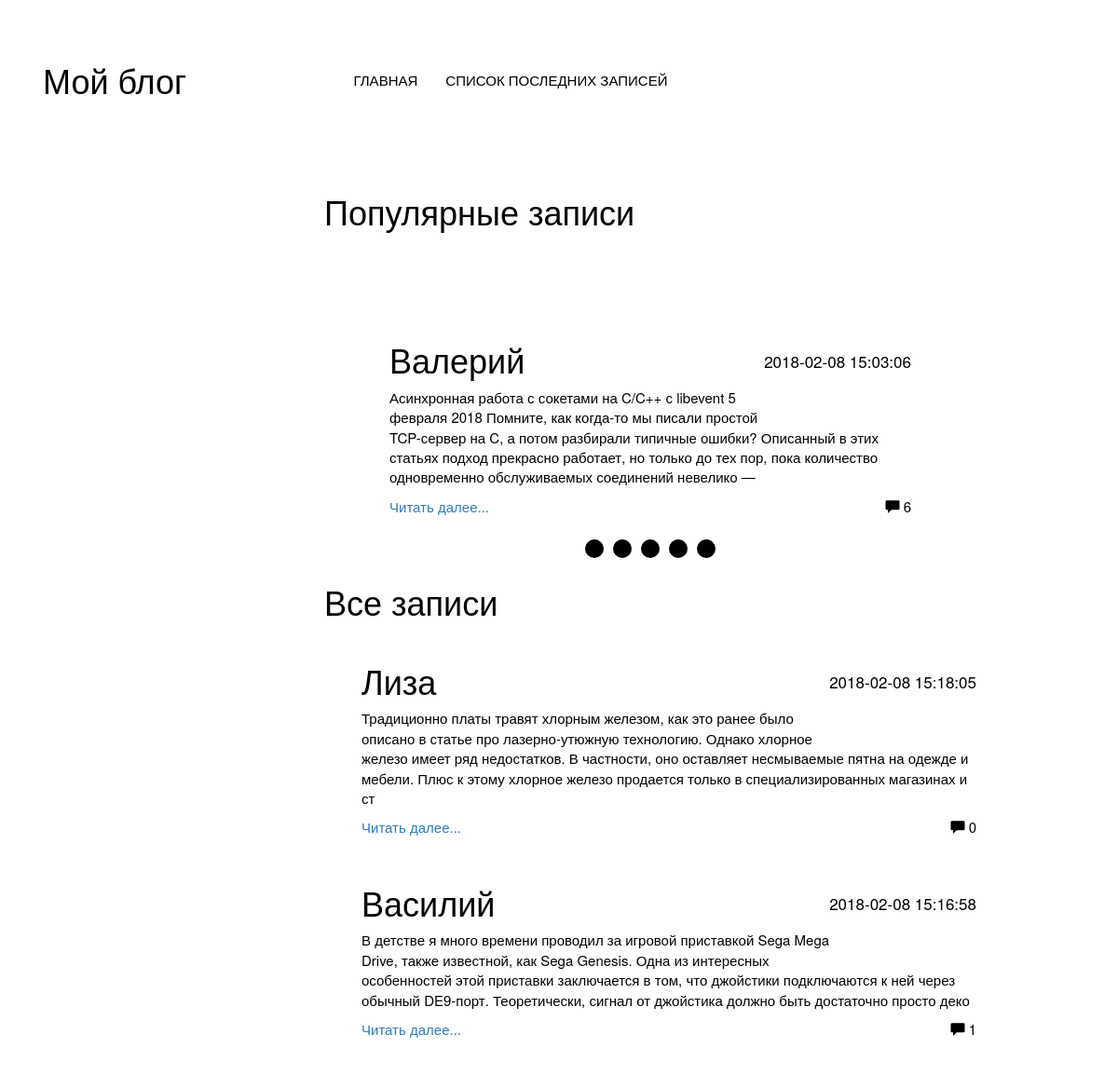
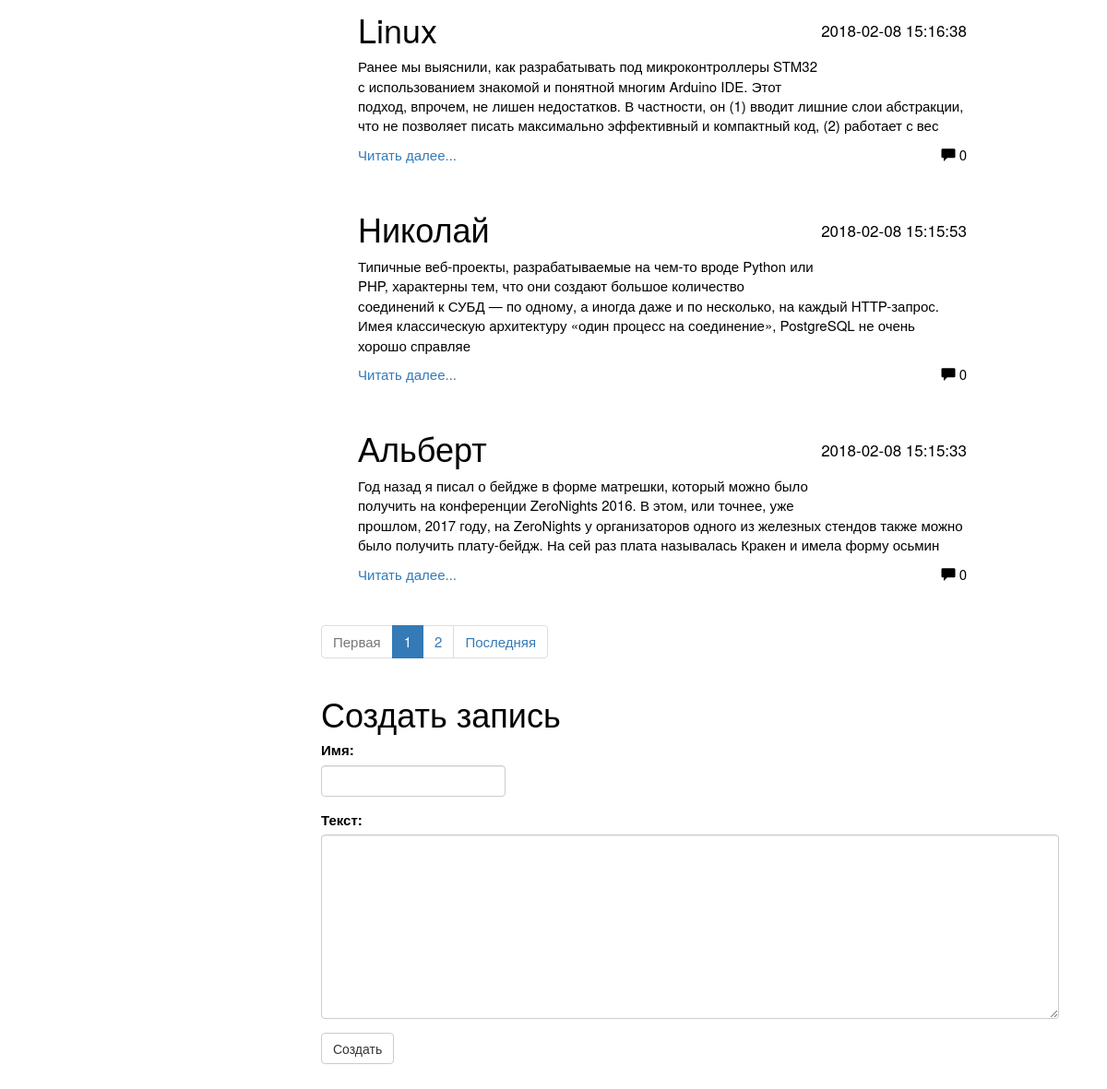
The page /posts on the database its author committed (2 pictures, top to bottom).
### tables this page shows
CREATE TABLE `posts` (
  `id` int(10) UNSIGNED NOT NULL,
  `name` tinytext NOT NULL,
  `content` mediumtext NOT NULL,
  `created_at` datetime NOT NULL
);

### web/application/core/view.php (called while the page is built, shortened)
<?php
class View{
	function generate($content_view,$template_view,$data = null){
		include './web/application/views/'.$template_view;
	}
}

### web/application/controllers/controller_posts.php (called while the page is built, shortened)
<?php
class Controller_posts extends Controller{
    function __construct($db){
        $this->model = new Model_Posts($db);
        $this->view = new View();
    }
    function action_index(){
        $data = $this->model->posts(5,'/posts');
        $this->view->generate('last_posts_view.php', './templates/template_view.php',$data);
    }
}

### web/application/bootstrap.php (called while the page is built, shortened)
<?php
	require_once "core/db.php";
	$db = new Db();
    require_once 'core/view.php';
    require_once 'lib/paginator.php';
    require_once 'core/route.php';
Route::start($db);

### index.php (called while the page is built, shortened)
<?php
require_once './web/application/bootstrap.php';

### web/application/core/db.php (called while the page is built, shortened)
<?
class Db
{
	protected $dbc;
	function __construct(){
		$this->dbc = new mysqli(DB_HOST, DB_USER, DB_PASSWD, DB_NAME);
		$this->dbc->set_charset('utf8');
	}
	public function makeQuery($query){
		$this->result = $this->dbc->query($query);
		return (is_bool($this->result)) ? $this->result : Lib::mysqli_fetch_all_my($this->result);
	}
}
?>

### web/application/models/model_posts.php (called while the page is built, shortened)
<?
class Model_Posts extends Model{
    public function posts($per_page,$path){
        $total_items = $this->db->makeQuery('SELECT COUNT(*) from `posts`');
        $total_items = (int)$total_items[0]['COUNT(*)'];
        $query =
            "SELECT posts.*, count(comments.id) as comments
            FROM posts
            LEFT OUTER JOIN comments ON posts.id = comments.post_id
            GROUP BY posts.id DESC";
        $data = Paginator::paginate($this->db,$query,$per_page,$total_items,$path);
        $query = 'SELECT posts.*, count(comments.id) as comments
                    FROM posts
                    LEFT OUTER JOIN comments ON posts.id = comments.post_id
                    GROUP BY posts.id
                    ORDER BY comments DESC
                    LIMIT 5';
        $data['popular_posts'] = $this->db->makeQuery($query);
        return $data;
    }
}

### web/application/lib/paginator.php (called while the page is built, shortened)
<?
class Paginator
{
    protected $last_page;
    protected $path = '/';
    public function __construct($items,$per_page,$path = '/'){
        $this->path = $path;
        $this->total_items = is_array($items) ? count($items): $items;
        $this->last_page = max((int) ceil($this->total_items / $per_page), 1);
    }
    public function currentPage(){
        $current_page = isset($_GET['page'])? $_GET['page'] : 1;
        return $current_page;
    }
    public function lastPage(){
        return $this->last_page;
    }
    public function url($page){
        $url = $this->path.'?page='.$page;
        return $url;
    }
    static function paginate($db,$query,$per_page,$total_items,$path){
        $current_page = isset($_GET['page'])? $_GET['page'] : 1;
        $start = $current_page * $per_page - $per_page;
        $query = $query.' LIMIT '.$start.", ".$per_page;
       $data['paginator'] = New Paginator($total_items,$per_page,$path);
       $data['items'] = $db->makeQuery($query);
       return  $data;
    }
}

### web/application/views/last_posts_view.php (the view, shortened to what this page needs)
<div id="main">
    <h1>Популярные записи</h1>
    <div id="block-for-slider">
        <div id="viewport">
            <ul id="slidewrapper">
                <?foreach($data['popular_posts'] as $post){?>
                <li class="slide">
                    <div class="post_author">
                        <h1><?echo $post['name']?></h1>
                        <span class="date_time"><?echo $post['created_at']?></span>
                        <p>
                            <?echo strlen($post['content'])>300 ? mb_substr($post['content'], 0, 300) : $post['content'];?>
                        </p>
                        <div>
                            <a href="/posts/single/<?echo $post['id']?>">
                                Читать далее...
                            </a>
                            <span class="post_comments" >
                            <span class="glyphicon glyphicon-comment"></span>
                                <?echo $post['comments']?>
                       </span>
                        </div>
                    </div>
                </li>
                <?var_dump(mb_check_encoding($post['content']));
                }?>
            </ul>
        </div>
        <ul id="nav-btns">
            <?for($i=0;$i<count($data['popular_posts']);$i++){?>
                <li class="slide-nav-btn"></li>
            <?}?>
        </ul>
    </div>
    <div id="post">
        <h1>Все записи</h1>
        <ul class="posts_list">
            <?foreach($data['items'] as $post){?>
            <li class="main_post">
               <div class="post_author">
                   <h1><?echo $post['name']?></h1>
                    <span class="date_time"><?echo $post['created_at']?></span>
                   <p>
                       <?echo strlen($post['content'])>300 ? mb_substr($post['content'], 0, 300) : $post['content'];?>
                   </p>
                   <div>
                       <a href="/posts/single/<?echo $post['id']?>">
                           Читать далее...
                       </a>
                       <span class="post_comments" >
                            <span class="glyphicon glyphicon-comment"></span>
                            <?echo $post['comments']?>
                       </span>
                   </div>
               </div>
            </li>
            <?}?>
        </ul>
        <div id="pagination">
            <?include './web/application/views/pagination.php'?>
        </div>
    </div>
    <div id="post_form">
        <h1> Создать запись </h1>
        <form id="create_post" method="POST" action="/posts/create">
            <div class="form-group">
                <label for="name">Имя:</label>
                <input name="name" style="width: 200px" type="text" class="form-control" id="name">
            </div>
            <div class="form-group">
                <label for="pwd">Текст:</label>
                <textarea name="content" style="height: 200px;width:800px;" class="form-control" id="pwd"></textarea>
            </div>
            <button type="submit" class="btn btn-default">Создать</button>
        </form>
    </div>
</div>

### web/application/core/route.php (shortened to what this page needs)
<?php
class Route{
	static function start($db){
		$action_name = 'index';
		$action_name = 'action_'.$action_name;
		$controller = new $controller_name($db);
		$action = $action_name;
		if(method_exists($controller, $action))
			$controller->$action();
		else
			 Route::ErrorPage404();
	}
}

### web/application/views/templates/template_view.php (shortened to what this page needs)
<!DOCTYPE>
<html>
<head>
    <link rel="stylesheet" href="https://maxcdn.bootstrapcdn.com/bootstrap/3.3.7/css/bootstrap.min.css">
    <link rel="stylesheet" href="/web/static/css/style.css">
</head>
<body>
    <div class="header">
        <div class="container">
            <nav class="nav_bar">
                <div class="nav_bar_header">
                    <h1 class="nav_brand">
                       Мой блог
                    </h1>
                </div>
                <div class="collapse navbar-collapse">
                    <ul style="margin-top: 2em" class="nav navbar-nav">
                        <li><a href="/">Главная</a></li>
                        <li><a href="/posts">Список последних записей</a></li>
                    </ul>
                </div>
            </nav>
        </div>
    </div>
    <div id="content">
        <?include './web/application/views/'.$content_view;?>
    </div>
</body>
</html>

### web/application/views/pagination.php (shortened to what this page needs)
<?php
$link_limit = 9;
?>
<?if ($data['paginator']->lastPage() > 1){?>
<ul class="pagination">
    <li class="<?
    if($data['paginator']->currentPage() == 1)
        echo' disabled'
    ?>">
        <a href="<? echo $data['paginator']->url(1) ?>">Первая</a>
    </li>
    <?for ($i = 1; $i <= $data['paginator']->lastPage(); $i++) {
        $half_total_links = floor($link_limit / 2);
        $from = $data['paginator']->currentPage() - $half_total_links;
        $to = $data['paginator']->currentPage() + $half_total_links;
        if ($data['paginator']->currentPage() < $half_total_links) {
            $to += $half_total_links - $data['paginator']->currentPage();
        }
        if ($data['paginator']->lastPage() - $data['paginator']->currentPage() < $half_total_links) {
            $from -= $half_total_links - ($data['paginator']->lastPage() - $data['paginator']->currentPage()) - 1;
        }
        if ($from < $i && $i < $to){?>
        <li class="<?
        if($data['paginator']->currentPage() == $i)
            echo 'active'?>
        ">
            <a href="<? echo $data['paginator']->url($i) ?>"><?echo $i?></a>
        </li>
        <?
        }
    }?>
    <li class="<?
    if($data['paginator']->currentPage() == $data['paginator']->lastPage())
        echo 'disabled'
    ?>">
        <a href="<? echo $data['paginator']->url($data['paginator']->lastPage()) ?>">Последняя</a>
    </li>
</ul>
<?}?>

### web/static/css/style.css (style rules this page uses)
body { padding: 0px; margin: 0px; font-size: 15px; color: black; }
.header { padding: 2em; }
.container { padding-right: 15px; padding-left: 15px; margin-right: auto; margin-left: auto; }
.nav_bar { position: relative; min-height: 50px; margin-bottom: 0px; border: 1px solid transparent; float: left; width: 80%; }
.nav_bar_header { float: left; width: 35%; margin-top: 1em; }
.navbar-nav > li > a { color: black; text-transform: uppercase; }
#content { margin: 5% 15%; }
#main { width: 700px; position: relative; left: 20%; }
ul { list-style-type: none; }
.date_time { top: -40px; float: right; position: relative; font-size: 17px; }
.post_comments { float: right; }
.main_post { padding: 1em 0; }
body { margin: 0; padding: 0; }
#block-for-slider { width: 80%; margin: 0 auto; margin-top: 100px; }
#viewport { width: 100%; position: relative; overflow: hidden; -webkit-user-select: none; -moz-user-select: none; -ms-user-select: none; -o-user-select: none; user-select: none; text-align: left; }
#slidewrapper { position: relative; -webkit-transition: 1s; -o-transition: 1s; transition: 1s; -webkit-transition-timing-function: cubic-bezier(.67,.01,.23,1); -o-transition-timing-function: cubic-bezier(.67,.01,.23,1); transition-timing-function: cubic-bezier(.67,.01,.23,1); }
#slidewrapper, #slidewrapper ul, #slidewrapper li { margin: 0; padding: 0; }
.slide { list-style: none; display: inline; float: left; }
#nav-btns { width: 100%; bottom: 20px; padding: 0; margin: 0; text-align: center; }
.slide-nav-btn { position: relative; display: inline-block; list-style: none; width: 20px; height: 20px; background-color: black; border-radius: 50%; margin: 3px; }

### rows shown on the page
posts: name "Валерий", created_at "2018-02-08 15:03:06", content "Асинхронная работа с сокетами на C/C++ с libevent 5 февраля 2018 Помните, как когда-то мы писали простой TCP-сервер на C, а потом разбирали типичные ошибки? Описанный в этих статьях подход прекрасно работает, но только до тех пор, пока количество одновременно обслуживаемых соединений невелико —", comments "6"
posts: name "Лиза", created_at "2018-02-08 15:18:05", content "Традиционно платы травят хлорным железом, как это ранее было описано в статье про лазерно-утюжную технологию. Однако хлорное железо имеет ряд недостатков. В частности, оно оставляет несмываемые пятна на одежде и мебели. Плюс к этому хлорное железо продается только в специализированных магазинах и ст", comments "0"
posts: name "Василий", created_at "2018-02-08 15:16:58", content "В детстве я много времени проводил за игровой приставкой Sega Mega Drive, также известной, как Sega Genesis. Одна из интересных особенностей этой приставки заключается в том, что джойстики подключаются к ней через обычный DE9-порт. Теоретически, сигнал от джойстика должно быть достаточно просто деко", comments "1"
posts: name "Linux", created_at "2018-02-08 15:16:38", content "Ранее мы выяснили, как разрабатывать под микроконтроллеры STM32 с использованием знакомой и понятной многим Arduino IDE. Этот подход, впрочем, не лишен недостатков. В частности, он (1) вводит лишние слои абстракции, что не позволяет писать максимально эффективный и компактный код, (2) работает с вес", comments "0"
posts: name "Николай", created_at "2018-02-08 15:15:53", content "Типичные веб-проекты, разрабатываемые на чем-то вроде Python или PHP, характерны тем, что они создают большое количество соединений к СУБД — по одному, а иногда даже и по несколько, на каждый HTTP-запрос. Имея классическую архитектуру «один процесс на соединение», PostgreSQL не очень хорошо справляе", comments "0"
posts: name "Альберт", created_at "2018-02-08 15:15:33", content "Год назад я писал о бейдже в форме матрешки, который можно было получить на конференции ZeroNights 2016. В этом, или точнее, уже прошлом, 2017 году, на ZeroNights у организаторов одного из железных стендов также можно было получить плату-бейдж. На сей раз плата называлась Кракен и имела форму осьмин", comments "0"
